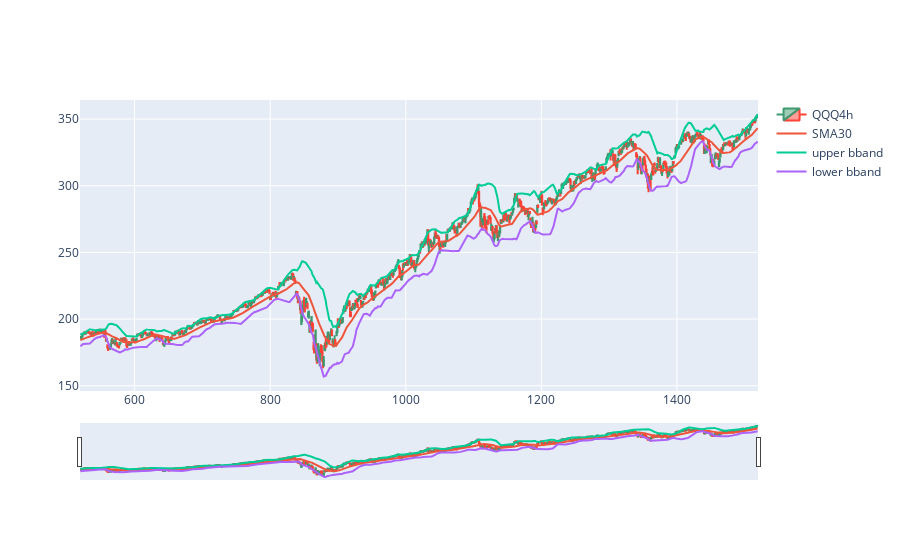

The code cell stored with this chart in its notebook:
### Code cell
import plotly.graph_objects as go
def plotSignal(df):
    fig = go.Figure(data=[go.Candlestick(x=df.index, open=df['Open'],  high=df['High'], low=df['Low'],
                                         close=df['Close'], name='QQQ4h')])
    fig.add_trace(go.Line(x=df.index, y=df.ma_30, name='SMA30'))
    fig.add_trace(go.Line(x=df.index, y=(df.upper_bband), name='upper bband'))
    fig.add_trace(go.Line(x=df.index, y=(df.lower_bband), name='lower bband'))
    fig.show()
    
df1 = df[520:1520]
plotSignal(df1)

### Figure 1 — Plotly figure (JSON) as saved in the notebook; plotly's stock layout.template omitted (floating-point values rounded to 4 significant figures; data arrays with more than 128 entries replaced by an {"elided": "..."} marker saying what was removed)
{"data": [{"close": {"elided": "1000 float values"}, "high": {"elided": "1000 float values"}, "low": {"elided": "1000 float values"}, "name": "QQQ4h", "open": {"elided": "1000 float values"}, "type": "candlestick", "x": {"elided": "1000 int values"}}, {"name": "SMA30", "type": "scatter", "x": {"elided": "1000 int values"}, "y": {"elided": "1000 float values"}}, {"name": "upper bband", "type": "scatter", "x": {"elided": "1000 int values"}, "y": {"elided": "1000 float values"}}, {"name": "lower bband", "type": "scatter", "x": {"elided": "1000 int values"}, "y": {"elided": "1000 float values"}}], "layout": {}}
